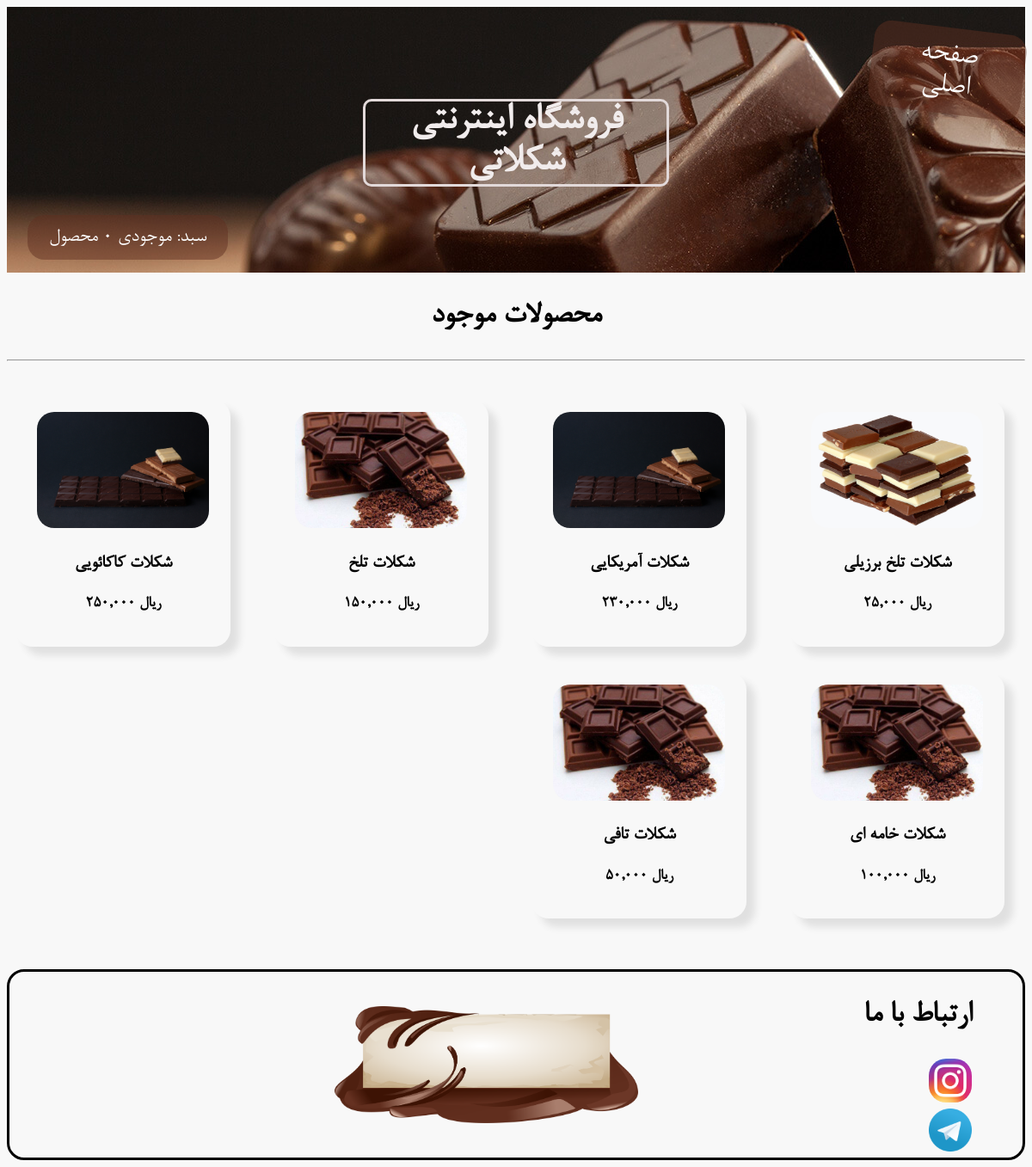
The page / on the database its author committed.
### ecommerce_app/models.py (models this page shows, shortened)
class Product(models.Model):
    name = models.CharField(max_length=191)
    price = models.IntegerField()
    slug = models.SlugField(default='',blank=True,null=False)
    description = models.TextField()
    image = models.ImageField(upload_to='products_images/', blank=True)

### ecommerce_app/views.py (the view)
# urls.py: path('', views.index, name='index'),
def index(request):
    all_products = Product.objects.all()
    return render(request, "ecommerce_app/index.html", {
                                    'all_products': all_products,
                                    })

### ecommerce_app/cart.py (called while the page is built)
def _cart_id(request):
    if 'cart_id' not in request.session:
        request.session['cart_id'] = _generate_cart_id()
    return request.session['cart_id']

def _generate_cart_id():
    import string, random
    return ''.join([random.choice(string.ascii_letters + string.digits) for _ in range(50)])

def get_all_cart_items(request):
    return CartItem.objects.filter(cart_id = _cart_id(request))

def item_count(request):
    return get_all_cart_items(request).count()

### ecommerce_app/context_processor.py (called while the page is built)
def cart_item_count(request):
    item_count = cart.item_count(request)
    return {'cart_item_count' : item_count }

### ecommerce_app/templates/ecommerce_app/index.html
{% extends 'ecommerce_app/base.html' %}
{% load static%}
{% load humanize %}
{% block load_local_css%}
    <link rel='stylesheet' href='{% static "ecommerce_app/index.css" %}'>
{%endblock%}
{% block content %}
    <div class="container">
        <div class="row">
            <h2>محصولات موجود</h2>
            <hr>
            <div class="grid-container" id="grid_index">
                {% for product in all_products %}
                        <a href="{% url 'product_detail' product.pk product.slug %}" id="products">
                            <img src="{{product.image.url}}" >
                            <h3>{{ product.name }}</h3>
                            <h4>ريال {{ product.price|intcomma }}</h4>
                        </a>
                {% endfor %}
            </div>
        </div>
    </div>
{% endblock %}

### ecommerce_app/templates/ecommerce_app/base.html (shortened to what this page needs)
{% load static%}
<!DOCTYPE html>
<html lang="fa">
<head>
    {% block load_css%}
    <link rel='stylesheet' href='{% static "ecommerce_app/base.css" %}'>
    {%endblock%}
    {% block load_local_css%}
    {%endblock%}
</head>
<body>
<div>
<header>
    <div id="header" calss="header">
        <nav id="first_page">
            <a href="{% url 'index' %}">صفحه اصلی</a>
        </nav>
        <p>
            <h1 id="head_name">
                فروشگاه اینترنتی شکلاتی
            </h1>
        </p>
        <nav id="cart">
        <a href="{% url 'show_cart' %}"> سبد: موجودی {{ cart_item_count }} محصول</a>
        </nav>
        <p><br></p>
    </div>
</header>
{% block content %}
{% endblock %}
<footer>
    <div id="footer">
        <h2>
            ارتباط با ما
        </h2>
        <nav >
            <a href="" id="instagram">
                <img src="{% static 'ecommerce_app/instagram.png' %}" id="icon">
            </a>
        </nav>
        <nav >
            <a href="" id="telegram">
                <img src="{% static 'ecommerce_app/telegram.png' %}" id="icon">
            </a>
        </nav>
    </div>
</footer>
</div>
</body>
</html>

### ecommerce_app/static/ecommerce_app/base.css (style rules this page uses)
#first_page { margin-top:0%; font-size: 36px; margin-left: 85%; padding-top: 2%; transform: rotate(7deg); }
#header a:link ,#header a:visited { background-color: #5e2e207a; color: white; padding: 14px 25px; text-align: center; text-decoration: none; display: inline-block; border-radius: 20px; transition: transform 0.3s; }
#header { background-image: url(/media/bg/header.jpg); background-repeat: no-repeat; background-color: rgb(255, 85, 18); }
#cart { text-align:left; padding-left: 2%; font-size: 24px; margin-bottom: -2%; }
#head_name { margin-top: -3%; color:rgb(241, 236, 236); font-size:48px; border:rgb(226, 217, 217) solid; margin-left: 35%; margin-right: 35%; border-radius: 10px; text-align: center; }
body { font-family:B_Nazanin; font-size:larger; text-align: center; background-color: #f8f8f8; }
img { width: 200px; height:auto; border-radius: 20px; }
#footer { text-align: right; margin-top:5%; background-image: url(/media/bg/footer.png); background-repeat: no-repeat; background-size: 30%; background-position: 10cm; padding-right: 5%; border: black solid; border-radius: 20px; }
#footer a { background-color:rgba(255, 0, 0, 0); }
#icon { width: 50px; height:auto; }

### ecommerce_app/static/ecommerce_app/index.css (style rules this page uses)
body { text-align:center; }
h2 { font-size:38px; }
.grid-container { direction:rtl; display: grid; grid-template-columns: auto auto auto auto; grid-gap: 30px 50px; }
#grid_index a:link ,#grid_index a:visited { background-color: #5e2e2000; color: black; padding: 14px 25px; text-align: center; text-decoration: none; display: inline-block; border-radius: 20px; transition: transform 0.3s; }
#grid_index img { width: 200px; height:135px; border-radius: 20px; }
#grid_index { padding-top: 3%; padding-left: 2%; padding-right: 2%; }
#grid_index a { box-shadow:10px 10px 8px rgb(224, 224, 224); }

### rows shown on the page
Product: image (picture), name "شکلات تلخ برزیلی", price "25,000"
Product: image (picture), name "شکلات آمریکایی", price "230,000"
Product: image (picture), name "شکلات تلخ", price "150,000"
Product: image (picture), name "شکلات کاکائویی", price "250,000"
Product: image (picture), name "شکلات خامه ای", price "100,000"
Product: image (picture), name "شکلات تافی", price "50,000"

### other values the page prints
{{ cart_item_count }} "0"
